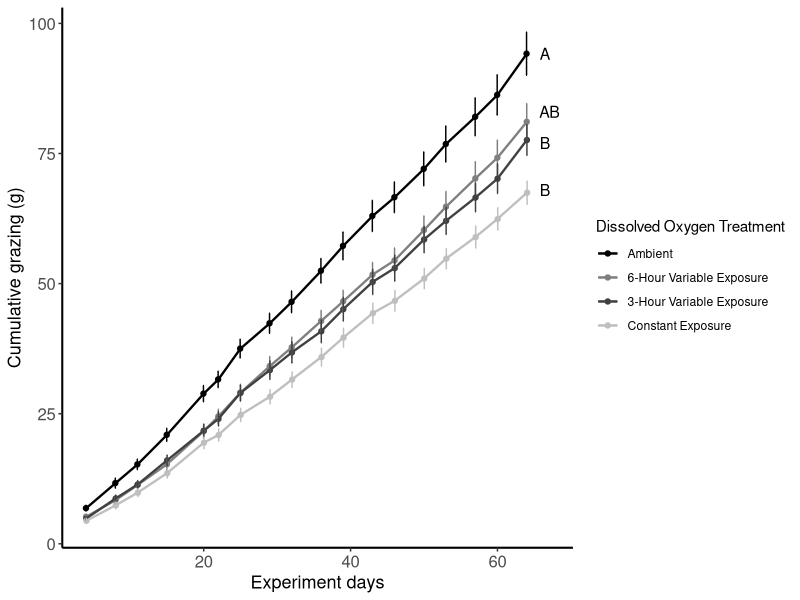
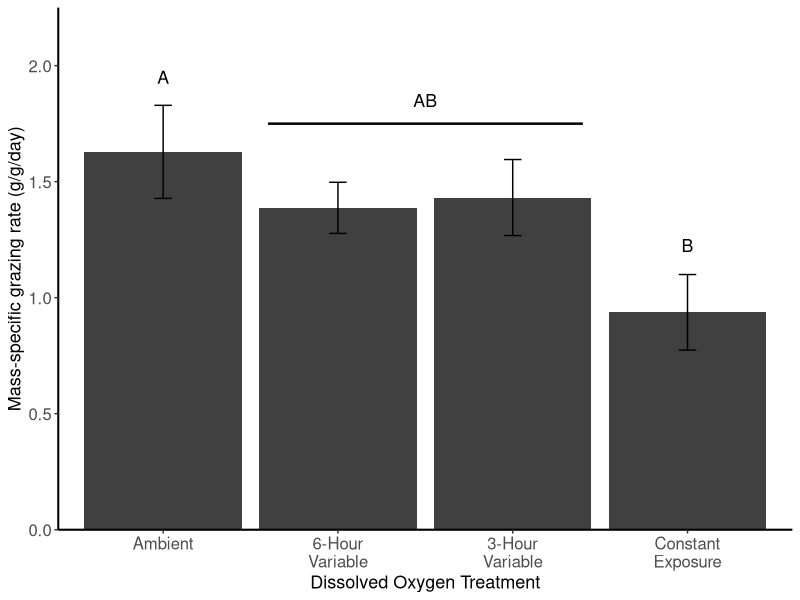

R code for these plots, in order:
library(scales)
library(nlme)
library(multcomp)
library(tidyverse)

# For label wrapping in plots
wrap_10<-wrap_format(10)


#############################################
# SHORT-TERM GRAZING EXPERIMENT

# Read dataset for short term grazing experiment
stgraz <- read_csv("2_ShortTermGrazing.csv") %>%
  mutate(TreatCode = as_factor(TreatCode) %>%
           fct_relevel("Ambient", "Cyc6", "Cyc3", "Constant")
  )

# Mass-specific grazing rates
## Tests for ANOVA assumptions
shapiro.test(stgraz$MSRate)
bartlett.test(MSRate~TreatCode,data = stgraz)

## ANOVA
lme.msgraz<-lme(MSRate~TreatCode,data=stgraz,random=~1|ExptID)
anova(lme.msgraz)

## Post-hoc tests
summary(glht(lme.msgraz, linfct=mcp(TreatCode = "Tukey")))

## Generate means and standard errors for plotting
se.stgraz <- stgraz %>%
  group_by(TreatCode) %>%
  summarise(n = n(),
            MSRate_mean = mean(MSRate),
            sd = sd(MSRate),
            se = sd/sqrt(n)
  ) %>%
  ungroup()

## Plot short-term mass-specific grazing rates
gg.stgraz<-ggplot(data=se.stgraz,aes(x=TreatCode,y=MSRate_mean))+
  geom_bar(stat="identity",fill="gray25")+
  geom_errorbar(aes(ymin=MSRate_mean-se,ymax=MSRate_mean+se),width=0.1)+
  scale_x_discrete(labels=wrap_10(c("Ambient","6-Hour Variable","3-Hour Variable","Constant Exposure")))+
  scale_y_continuous(expand = c(0,0), limits = c(0,2.25))+
  scale_fill_manual(values=c("black","gray50","gray25","gray75"))+
  xlab("Dissolved Oxygen Treatment")+
  ylab("Mass-specific grazing rate (g/g/day)")+
  geom_segment(aes(x=1.6,y=1.75,xend=3.4,yend=1.75), size=.55)+
  annotate("text", x = 1, y = 1.95, label = "A", size = 4.5)+
  annotate("text", x = 4, y = 1.225, label = "B", size = 4.5)+
  annotate("text", x = 2.5, y = 1.85, label = "AB", size = 4.5)+
  theme_bw()+theme(panel.border = element_blank(), panel.grid.major = element_blank(), panel.grid.minor = element_blank(), axis.line.x = element_line(colour = "black", size = .7), axis.line.y = element_line(colour = "black", size = .7), axis.title.x = element_text(size=13), axis.title.y = element_text(size=13),axis.text.x = element_text(size=12),axis.text.y = element_text(size=12))         

# Per-capita grazing rates (not plotted)
## Tests for ANOVA assumptions
shapiro.test(stgraz$GrazingRate)
bartlett.test(GrazingRate~TreatCode,data = stgraz)

## ANOVA
lme.pcgraz<-lme(GrazingRate~TreatCode,data=stgraz,random=~1|ExptID)
anova(lme.pcgraz)

## Post-hoc tests
summary(glht(lme.pcgraz, linfct=mcp(TreatCode = "Tukey")))


#############################################
# LONG-TERM CUMULATIVE GRAZING 

# Read dataset for 9-week grazing
ltgraz<-read_csv("2_LongTermCumulativeGrazing.csv") %>%
  mutate(TreatCode = as_factor(TreatCode) %>%
           fct_relevel("Ambient", "Cyc6", "Cyc3", "Constant"),
  )

# Cumulative grazing at end of experiment
finalgraz<-ltgraz %>%
  filter(Date == "2017-09-05")

# Tests for ANOVA assumptions (log transform)
shapiro.test(log(finalgraz$CumAdjGraz))
bartlett.test(log(CumAdjGraz)~TreatCode,data = finalgraz)

# ANOVA
lme.finalgraz<-lme(log(CumAdjGraz)~TreatCode,data=finalgraz,random=~1|TankID)
anova(lme.finalgraz)

# Post-hoc tests
summary(glht(lme.finalgraz, linfct=mcp(TreatCode = "Tukey")))

# Generate means and standard errors for plotting
se.ltgraz <- ltgraz %>%
  group_by(Date,ExposureDays,TreatCode) %>%
  summarise(n = n(),
            CumAdjGraz_mean = mean(CumAdjGraz),
            sd = sd(CumAdjGraz),
            se = sd/sqrt(n)
  ) %>%
  ungroup()

# Plot cumulative grazing over time
gg.ltgraz<-ggplot(se.ltgraz,aes(x=ExposureDays,y=CumAdjGraz_mean,group=TreatCode,colour=TreatCode))+
  geom_point(position = position_dodge(.1))+
  geom_line(size=.8)+
  geom_errorbar(aes(ymin=CumAdjGraz_mean-se,ymax=CumAdjGraz_mean+se),width=0.5,position = position_dodge(.1))+
  scale_color_manual(values=c("black","gray50","gray25","gray75"),labels=c("Ambient", "6-Hour Variable Exposure", "3-Hour Variable Exposure","Constant Exposure"),name="Dissolved Oxygen Treatment")+  
  xlab("Experiment days")+
  ylab("Cumulative grazing (g)")+
  annotate("text", x = 66.5, y = 94.18, label = "A", size = 4)+
  annotate("text", x = 67.12, y = 83, label = "AB", size = 4)+
  annotate("text", x = 66.5, y = 77, label = "B", size = 4)+
  annotate("text", x = 66.5, y = 68, label = "B", size = 4)+
  theme_bw()+theme(panel.border = element_blank(), panel.grid.major = element_blank(), panel.grid.minor = element_blank(), axis.line.x = element_line(colour = "black", size = .7), axis.line.y = element_line(colour = "black", size = .7), axis.title.x = element_text(size=13), axis.title.y = element_text(size=13),axis.text.x = element_text(size=12),axis.text.y = element_text(size=12))  
